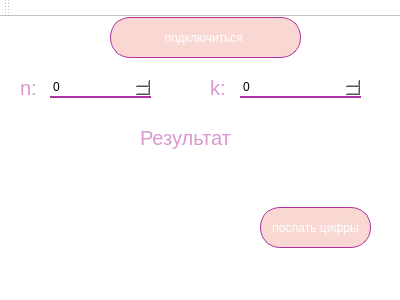
<?xml version="1.0" encoding="UTF-8"?>
<ui version="4.0">
 <class>MainWindow</class>
 <widget class="QMainWindow" name="MainWindow">
  <property name="geometry">
   <rect>
    <x>0</x>
    <y>0</y>
    <width>400</width>
    <height>300</height>
   </rect>
  </property>
  <property name="palette">
   <palette>
    <active>
     <colorrole role="Button">
      <brush brushstyle="SolidPattern">
       <color alpha="255">
        <red>255</red>
        <green>255</green>
        <blue>255</blue>
       </color>
      </brush>
     </colorrole>
     <colorrole role="Mid">
      <brush brushstyle="SolidPattern">
       <color alpha="255">
        <red>141</red>
        <green>141</green>
        <blue>141</blue>
       </color>
      </brush>
     </colorrole>
     <colorrole role="Base">
      <brush brushstyle="SolidPattern">
       <color alpha="255">
        <red>255</red>
        <green>255</green>
        <blue>255</blue>
       </color>
      </brush>
     </colorrole>
     <colorrole role="Window">
      <brush brushstyle="SolidPattern">
       <color alpha="255">
        <red>255</red>
        <green>255</green>
        <blue>255</blue>
       </color>
      </brush>
     </colorrole>
    </active>
    <inactive>
     <colorrole role="Button">
      <brush brushstyle="SolidPattern">
       <color alpha="255">
        <red>255</red>
        <green>255</green>
        <blue>255</blue>
       </color>
      </brush>
     </colorrole>
     <colorrole role="Mid">
      <brush brushstyle="SolidPattern">
       <color alpha="255">
        <red>141</red>
        <green>141</green>
        <blue>141</blue>
       </color>
      </brush>
     </colorrole>
     <colorrole role="Base">
      <brush brushstyle="SolidPattern">
       <color alpha="255">
        <red>255</red>
        <green>255</green>
        <blue>255</blue>
       </color>
      </brush>
     </colorrole>
     <colorrole role="Window">
      <brush brushstyle="SolidPattern">
       <color alpha="255">
        <red>255</red>
        <green>255</green>
        <blue>255</blue>
       </color>
      </brush>
     </colorrole>
    </inactive>
    <disabled>
     <colorrole role="Button">
      <brush brushstyle="SolidPattern">
       <color alpha="255">
        <red>255</red>
        <green>255</green>
        <blue>255</blue>
       </color>
      </brush>
     </colorrole>
     <colorrole role="Mid">
      <brush brushstyle="SolidPattern">
       <color alpha="255">
        <red>141</red>
        <green>141</green>
        <blue>141</blue>
       </color>
      </brush>
     </colorrole>
     <colorrole role="Base">
      <brush brushstyle="SolidPattern">
       <color alpha="255">
        <red>255</red>
        <green>255</green>
        <blue>255</blue>
       </color>
      </brush>
     </colorrole>
     <colorrole role="Window">
      <brush brushstyle="SolidPattern">
       <color alpha="255">
        <red>255</red>
        <green>255</green>
        <blue>255</blue>
       </color>
      </brush>
     </colorrole>
    </disabled>
   </palette>
  </property>
  <property name="windowTitle">
   <string>MainWindow</string>
  </property>
  <property name="styleSheet">
   <string notr="true">QWidget{
background-color: white;
}

QFrame {
  border-radius: 55px;        
    border-width: 5px;
    border-color: #ae32a0;
    border-style: double;
background-color: white;
} 


QLabel {
    font: medium Ubuntu;
    font-size: 20px;
    color: #d998ce;  
    border-width: 0px;
background-image: url(:/bktop_Qt_5_3_MinGW_32bit-Debug/debug/candy.jpg);
}        

QPushButton {
    background-color: #F9D8D4;
    color: white;
  
    border-radius: 20px;        
    border-width: 1px;
    border-color: #ae32a0;
    border-style: solid;
background-image: url(:/bktop_Qt_5_3_MinGW_32bit-Debug/debug/candy.jpg);
}
QPushButton:hover {
    background-color: #d998ce;
background-image: url(:/bktop_Qt_5_3_MinGW_32bit-Debug/debug/candy.jpg);
}
QPushButton:pressed {
    background-color: #b826e0;
background-image: url(:/bktop_Qt_5_3_MinGW_32bit-Debug/debug/candy.jpg);
}    

QLineEdit {
padding: 1px;
border-style: none none double none ;
border-width: 2px ;
border-radius: 0px;
 border-color: #ae32a0;
background-image: url(:/bktop_Qt_5_3_MinGW_32bit-Debug/debug/candy.jpg);
}

QLineEdit:hover {
    background-color: #d998ce;
background-image: url(:/bktop_Qt_5_3_MinGW_32bit-Debug/debug/candy.jpg);
}

QSpinBox{
padding: 1px;
border-style: none none double none ;
border-width: 2px ;
border-radius: 0px;
 border-color: #ae32a0;
}

QSpinBox:hover {
    background-color: #d998ce;
}
</string>
  </property>
  <widget class="QWidget" name="centralWidget">
   <widget class="QPushButton" name="pushButton">
    <property name="geometry">
     <rect>
      <x>110</x>
      <y>0</y>
      <width>191</width>
      <height>41</height>
     </rect>
    </property>
    <property name="text">
     <string>подключиться </string>
    </property>
   </widget>
   <widget class="QPushButton" name="pushButton_2">
    <property name="geometry">
     <rect>
      <x>260</x>
      <y>190</y>
      <width>111</width>
      <height>41</height>
     </rect>
    </property>
    <property name="text">
     <string>послать цифры</string>
    </property>
   </widget>
   <widget class="QSpinBox" name="spinBox">
    <property name="geometry">
     <rect>
      <x>50</x>
      <y>60</y>
      <width>101</width>
      <height>21</height>
     </rect>
    </property>
   </widget>
   <widget class="QSpinBox" name="spinBox_2">
    <property name="geometry">
     <rect>
      <x>240</x>
      <y>60</y>
      <width>121</width>
      <height>21</height>
     </rect>
    </property>
   </widget>
   <widget class="QLabel" name="label">
    <property name="geometry">
     <rect>
      <x>20</x>
      <y>60</y>
      <width>21</width>
      <height>21</height>
     </rect>
    </property>
    <property name="font">
     <font>
      <family>Ubuntu</family>
      <pointsize>-1</pointsize>
      <weight>50</weight>
      <italic>false</italic>
      <bold>false</bold>
     </font>
    </property>
    <property name="text">
     <string>n:</string>
    </property>
   </widget>
   <widget class="QLabel" name="label_2">
    <property name="geometry">
     <rect>
      <x>210</x>
      <y>60</y>
      <width>21</width>
      <height>21</height>
     </rect>
    </property>
    <property name="font">
     <font>
      <family>Ubuntu</family>
      <pointsize>-1</pointsize>
      <weight>50</weight>
      <italic>false</italic>
      <bold>false</bold>
     </font>
    </property>
    <property name="text">
     <string>k:</string>
    </property>
   </widget>
   <widget class="QLabel" name="label_3">
    <property name="geometry">
     <rect>
      <x>140</x>
      <y>100</y>
      <width>111</width>
      <height>41</height>
     </rect>
    </property>
    <property name="text">
     <string>Результат</string>
    </property>
   </widget>
  </widget>
  <widget class="QMenuBar" name="menuBar">
   <property name="geometry">
    <rect>
     <x>0</x>
     <y>0</y>
     <width>400</width>
     <height>21</height>
    </rect>
   </property>
  </widget>
  <widget class="QToolBar" name="mainToolBar">
   <attribute name="toolBarArea">
    <enum>TopToolBarArea</enum>
   </attribute>
   <attribute name="toolBarBreak">
    <bool>false</bool>
   </attribute>
  </widget>
  <widget class="QStatusBar" name="statusBar"/>
 </widget>
 <layoutdefault spacing="6" margin="11"/>
 <resources/>
 <connections/>
</ui>
